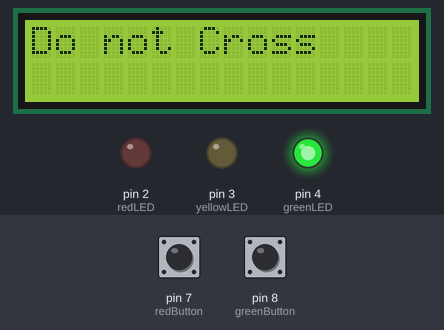
Bench run of a sketch on a simulated Arduino Uno, built with avr-gcc and run on an emulated ATmega328P. Shown: 16×2 character LCD, output pins drawn as LEDs (lit = HIGH). The test bench sets the inputs (shaded band); at power-on: pin 7 (redButton) HIGH, pin 8 (greenButton) HIGH.

Above: at 0.1 s.
At 10.1 s:
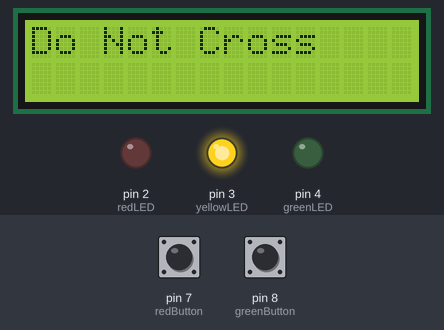
At 13.1 s:
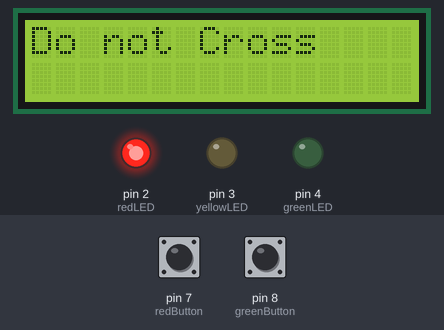
Timing chart, 0 to 129.6 s (numbered marks = the images above):
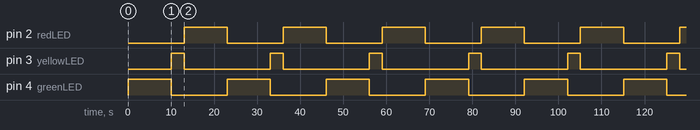

The sketch:

FINAL_Traffic_Control.ino
```cpp
#include <LiquidCrystal.h>

// Define pin numbers
const int redLED = 2;
const int yellowLED = 3;
const int greenLED = 4;
const int redButton = 7;
const int greenButton = 8;

// Define LCD properties
const int rs = 12;
const int en = 13;
const int d4 = A0;
const int d5 = A1;
const int d6 = A2;
const int d7 = A3;
LiquidCrystal lcd(rs, en, d4, d5, d6, d7);

bool pedestrianCrossing = false;

void setup() {
  // Initialize LED pins as output
  pinMode(redLED, OUTPUT);
  pinMode(yellowLED, OUTPUT);
  pinMode(greenLED, OUTPUT);

  // Initialize button pins as input with pull-up resistors
  pinMode(redButton, INPUT_PULLUP);
  pinMode(greenButton, INPUT_PULLUP);

  // Initialize LCD
  lcd.begin(16, 2);

  // Display initial message
  lcdPrint("Do not Cross"); // Assuming starting state is no crossing
}

void loop() {
  // Check if red button is pressed
  if (digitalRead(redButton) == LOW) {
    // Activate red traffic light
    digitalWrite(greenLED, LOW);
    digitalWrite(yellowLED, LOW);
    digitalWrite(redLED, HIGH);
    // Update LCD
    lcdPrint("Cross");
    delay(10000); // Red light duration: 10 seconds
  }

  // Check if green button is pressed
  if (digitalRead(greenButton) == LOW) {
    // Activate green traffic light
    digitalWrite(redLED, LOW);
    digitalWrite(yellowLED, LOW);
    digitalWrite(greenLED, HIGH);
    // Update LCD
    lcdPrint("Do Not Cross");
    delay(10000); // Green light duration: 10 seconds
  }

  // Automatic light switching if no buttons are pressed
  if (digitalRead(redButton) == HIGH && digitalRead(greenButton) == HIGH) {
    // Activate vehicle traffic sequence
    activateVehicleTraffic();
  }
}

void activateVehicleTraffic() {
  // Vehicle traffic sequence
  digitalWrite(greenLED, HIGH);
  lcdPrint("Do not Cross");
  delay(10000); // Green light duration: 10 seconds

  digitalWrite(greenLED, LOW);
  digitalWrite(yellowLED, HIGH);
  lcdPrint("Do Not Cross");
  delay(3000); // Yellow light duration: 3 seconds

  digitalWrite(yellowLED, LOW);
  digitalWrite(redLED, HIGH);
  lcdPrint("Do not Cross");
  delay(10000); // Red light duration: 10 seconds
  digitalWrite(redLED, LOW);
}

// Function to print a message on the LCD
void lcdPrint(String message) {
  lcd.clear();
  lcd.setCursor(0, 0);
  lcd.print(message);
}
```

Measured:
- by itself, pin 2 (redLED), pin 4 (greenLED): alternates HIGH for 10.0 s and LOW for 13.0 s
- by itself, pin 3 (yellowLED): alternates HIGH for 3.0 s and LOW for 20.0 s
- by itself, everything shown: repeats every 23.0 s, in 4 steps
- what the display in image 1 shows lasts 3.0 s, from 10.1 s to 13.1 s
